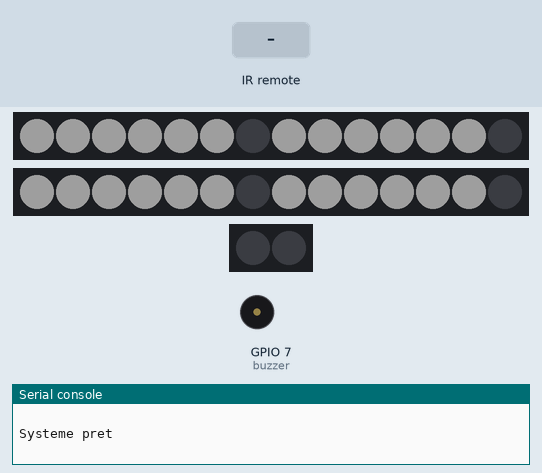
This program was run on a simulated ESP32 board running MicroPython. On the bench: 2 × 14 RGB LEDs in strip order, left to right, 2 RGB LEDs in strip order, left to right, buzzer (waves = sounding, pin HIGH), the last lines printed to the serial console. The inputs (shaded band) are chosen by the test bench. Dim RGB values are drawn brighter than linear.

Above: at 1.2 s.
1.3 s: infrared code 0x46 received
At 2.3 s:
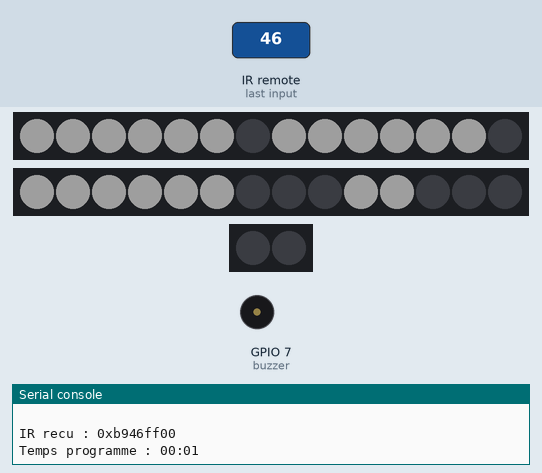
2.8 s: infrared code 0x45 received
At 3.4 s:
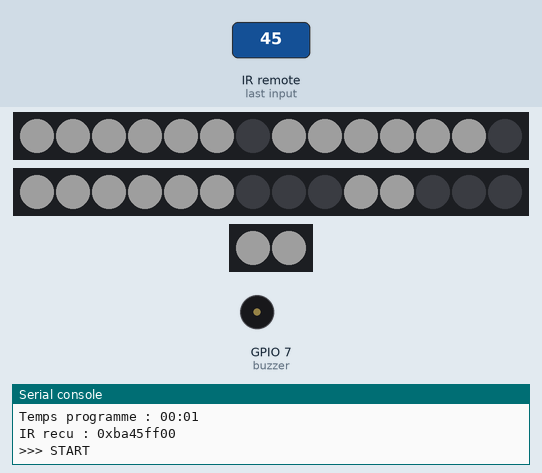
Timing chart, 0 to 13.6 s (numbered marks = the images above; inputs shaded):
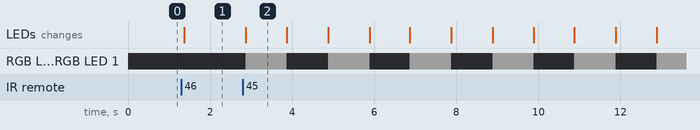

Measured:
- after the input at 1.3 s, the LEDs: change after 0.07 s (image 1)
- after the input at 2.8 s, RGB LED 0, RGB LED 1: alternates RGB(30, 30, 30) for 1.0 s and off for 1.0 s, starting after 0.07 s
- what the display in image 2 shows lasts 1.0 s, from 2.9 s to 3.9 s

The program:

TestEns3main.py
```python
from machine import Pin, time_pulse_us
import neopixel
import time


# ============================================================
#              CONFIGURATION DES LEDS
# ============================================================

# ------------------------------------------------------------
# 2 PREMIERS DIGITS = HEURES
# GPIO4
# ------------------------------------------------------------

PIN_HEURE = 4
NB_HEURE = 14

led_heure = neopixel.NeoPixel(
    Pin(PIN_HEURE),
    NB_HEURE
)


# ------------------------------------------------------------
# 2 DERNIERS DIGITS = MINUTES
# GPIO2
# ------------------------------------------------------------

PIN_MINUTE = 2
NB_MINUTE = 14

led_minute = neopixel.NeoPixel(
    Pin(PIN_MINUTE),
    NB_MINUTE
)


# ------------------------------------------------------------
# DOUBLE POINT
# GPIO3
# ------------------------------------------------------------

PIN_POINTS = 3
NB_POINTS = 2

led_points = neopixel.NeoPixel(
    Pin(PIN_POINTS),
    NB_POINTS
)


# ------------------------------------------------------------
# RECEPTEUR IR
# GPIO5
# ------------------------------------------------------------

PIN_IR = 5
ir = Pin(PIN_IR, Pin.IN)


# ------------------------------------------------------------
# BUZZER
# GPIO7
# ------------------------------------------------------------

PIN_BUZZER = 7

buzzer = Pin(
    PIN_BUZZER,
    Pin.OUT
)

buzzer.value(0)


# ============================================================
#              CODES TELECOMMANDE IR
# ============================================================

CODE_PLUS  = 0xB946FF00
CODE_MOINS = 0xEA15FF00
CODE_START = 0xBA45FF00
CODE_PAUSE = 0xBF40FF00
CODE_RESET = 0xB847FF00


# ============================================================
#                     COULEURS
# ============================================================

COULEUR_HEURE = (30, 30, 30)
COULEUR_MINUTE = (30, 30, 30)
COULEUR_POINTS = (30, 30, 30)

ETEINT = (0, 0, 0)


# ============================================================
#                  TABLE DES SEGMENTS
# ============================================================

# Ordre physique utilisé dans ton code :
#
# 0 = segment A
# 1 = segment B
# 2 = segment C
# 3 = segment D
# 4 = segment E
# 5 = segment F
# 6 = segment G

SEGMENTS = {

    0: [1, 1, 1, 1, 1, 1, 0],

    1: [0, 0, 1, 1, 0, 0, 0],

    2: [0, 1, 1, 0, 1, 1, 1],

    3: [0, 1, 1, 1, 1, 0, 1],

    4: [1, 0, 1, 1, 0, 0, 1],

    5: [1, 1, 0, 1, 1, 0, 1],

    6: [1, 1, 0, 1, 1, 1, 1],

    7: [0, 1, 1, 1, 0, 0, 0],

    8: [1, 1, 1, 1, 1, 1, 1],

    9: [1, 1, 1, 1, 1, 0, 1]
}


# ============================================================
#                 AFFICHER UN CHIFFRE
# ============================================================

def afficher_chiffre(bandeau, chiffre, position, couleur):

    schema = SEGMENTS[chiffre]

    if position == 0:
        debut = 0
    else:
        debut = 7

    for segment in range(7):

        if schema[segment] == 1:
            bandeau[debut + segment] = couleur
        else:
            bandeau[debut + segment] = ETEINT


# ============================================================
#                 AFFICHER LES HEURES
# ============================================================

def afficher_heures(heures):

    if heures < 0:
        heures = 0

    if heures > 99:
        heures = 99

    dizaine = heures // 10
    unite = heures % 10

    afficher_chiffre(
        led_heure,
        dizaine,
        0,
        COULEUR_HEURE
    )

    afficher_chiffre(
        led_heure,
        unite,
        1,
        COULEUR_HEURE
    )

    led_heure.write()


# ============================================================
#                 AFFICHER LES MINUTES
# ============================================================

def afficher_minutes(minutes):

    if minutes < 0:
        minutes = 0

    if minutes > 59:
        minutes = 59

    dizaine = minutes // 10
    unite = minutes % 10

    afficher_chiffre(
        led_minute,
        dizaine,
        0,
        COULEUR_MINUTE
    )

    afficher_chiffre(
        led_minute,
        unite,
        1,
        COULEUR_MINUTE
    )

    led_minute.write()


# ============================================================
#                AFFICHAGE COMPLET HH:MM
# ============================================================

def afficher_temps(heures, minutes):

    afficher_heures(heures)
    afficher_minutes(minutes)


# ============================================================
#                  DOUBLE POINT
# ============================================================

def points_on():

    led_points[0] = COULEUR_POINTS
    led_points[1] = COULEUR_POINTS

    led_points.write()


def points_off():

    led_points[0] = ETEINT
    led_points[1] = ETEINT

    led_points.write()


# ============================================================
#                       BUZZER
# ============================================================

def bip():

    # 5 bips

    for i in range(5):

        buzzer.value(1)
        time.sleep_ms(250)

        buzzer.value(0)
        time.sleep_ms(250)


# ============================================================
#                  LECTURE IR NEC
# ============================================================

def lire_ir():

    # --------------------------------------------------------
    # Début de trame NEC
    # --------------------------------------------------------

    t = time_pulse_us(
        ir,
        0,
        15000
    )

    if t < 8500 or t > 10000:
        return None


    # --------------------------------------------------------
    # 4,5 ms HIGH
    # --------------------------------------------------------

    t = time_pulse_us(
        ir,
        1,
        6000
    )

    if t < 3500 or t > 5500:
        return None


    code = 0


    # --------------------------------------------------------
    # Lecture des 32 bits
    # --------------------------------------------------------

    for i in range(32):

        # LOW ~560 us

        t = time_pulse_us(
            ir,
            0,
            2000
        )

        if t < 300 or t > 900:
            return None


        # HIGH

        t = time_pulse_us(
            ir,
            1,
            2500
        )


        # Bit 0

        if 300 < t < 900:

            bit = 0


        # Bit 1

        elif 1200 < t < 2100:

            bit = 1


        else:

            return None


        code |= (bit << i)


    return code


# ============================================================
#                  VARIABLES DU MINUTEUR
# ============================================================

heures = 0
minutes = 0
secondes = 0

en_marche = False

etat_points = False

dernier_decompte = time.ticks_ms()


# ============================================================
#                  INITIALISATION
# ============================================================

afficher_temps(
    heures,
    minutes
)

points_off()

buzzer.value(0)


print()
print("========================================")
print("          MINUTEUR GEANT HH:MM")
print("          XIAO ESP32-S3")
print("========================================")
print()

print("GPIO4 : HEURES - 14 LEDs")
print("GPIO2 : MINUTES - 14 LEDs")
print("GPIO3 : DOUBLE POINT - 2 LEDs")
print("GPIO5 : RECEPTEUR IR")
print("GPIO7 : BUZZER")

print()

print("Format : HH:MM")
print("Plage : 00:00 a 99:59")

print()

print("Télécommande :")
print("PLUS  :", hex(CODE_PLUS))
print("MOINS :", hex(CODE_MOINS))
print("START :", hex(CODE_START))
print("PAUSE :", hex(CODE_PAUSE))
print("RESET :", hex(CODE_RESET))

print()
print("Systeme pret")
print()


# ============================================================
#                  BOUCLE PRINCIPALE
# ============================================================

while True:


    # ========================================================
    # 1. TELECOMMANDE IR
    # ========================================================

    code = lire_ir()


    if code is not None:

        print(
            "IR recu :",
            hex(code)
        )


        # ====================================================
        # PLUS : +1 MINUTE
        # ====================================================

        if code == CODE_PLUS:

            if not en_marche:

                # Conversion du temps total en minutes

                total_minutes = (heures * 60) + minutes

                # Ajouter 1 minute

                if total_minutes < (99 * 60 + 59):

                    total_minutes += 1

                # Recalculer heures et minutes

                heures = total_minutes // 60

                minutes = total_minutes % 60

                secondes = 0

                afficher_temps(
                    heures,
                    minutes
                )

                print(
                    "Temps programme : {:02d}:{:02d}".format(
                        heures,
                        minutes
                    )
                )


        # ====================================================
        # MOINS : -1 MINUTE
        # ====================================================

        elif code == CODE_MOINS:

            if not en_marche:

                # Conversion du temps total en minutes

                total_minutes = (heures * 60) + minutes

                # Retirer 1 minute

                if total_minutes > 0:

                    total_minutes -= 1

                # Recalculer heures et minutes

                heures = total_minutes // 60

                minutes = total_minutes % 60

                secondes = 0

                afficher_temps(
                    heures,
                    minutes
                )

                print(
                    "Temps programme : {:02d}:{:02d}".format(
                        heures,
                        minutes
                    )
                )


        # ====================================================
        # START
        # ====================================================

        elif code == CODE_START:

            if heures > 0 or minutes > 0 or secondes > 0:

                en_marche = True

                dernier_decompte = time.ticks_ms()

                etat_points = True

                points_on()

                print(
                    ">>> START"
                )


        # ====================================================
        # PAUSE
        # ====================================================

        elif code == CODE_PAUSE:

            en_marche = False

            points_off()

            print(
                ">>> PAUSE"
            )


        # ====================================================
        # RESET
        # ====================================================

        elif code == CODE_RESET:

            en_marche = False

            heures = 0
            minutes = 0
            secondes = 0

            afficher_temps(
                0,
                0
            )

            points_off()

            print(
                ">>> RESET"
            )


        # ----------------------------------------------------
        # Eviter une répétition immédiate de la télécommande
        # ----------------------------------------------------

        time.sleep_ms(250)


    # ========================================================
    # 2. DECOMPTE
    # ========================================================

    if en_marche:

        maintenant = time.ticks_ms()


        if time.ticks_diff(
            maintenant,
            dernier_decompte
        ) >= 1000:


            # ------------------------------------------------
            # Préparer la prochaine seconde
            # ------------------------------------------------

            dernier_decompte = time.ticks_add(
                dernier_decompte,
                1000
            )


            # ------------------------------------------------
            # CLIGNOTEMENT DU DOUBLE POINT
            # ------------------------------------------------

            etat_points = not etat_points


            if etat_points:

                points_on()

            else:

                points_off()


            # ------------------------------------------------
            # DECREMENTATION
            # ------------------------------------------------

            if secondes > 0:

                secondes -= 1


            else:

                if minutes > 0:

                    minutes -= 1

                    secondes = 59


                else:

                    if heures > 0:

                        heures -= 1

                        minutes = 59

                        secondes = 59


                    else:

                        # ====================================
                        # FIN DU MINUTEUR
                        # ====================================

                        heures = 0
                        minutes = 0
                        secondes = 0

                        en_marche = False

                        points_off()

                        afficher_temps(
                            0,
                            0
                        )

                        print()
                        print("================================")
                        print("        FIN DU MINUTEUR")
                        print("================================")
                        print()

                        bip()


            # ------------------------------------------------
            # AFFICHAGE DU TEMPS RESTANT
            # ------------------------------------------------

            afficher_temps(
                heures,
                minutes
            )

            print(
                "Temps restant : {:02d}:{:02d}:{:02d}".format(
                    heures,
                    minutes,
                    secondes
                )
            )


    # ========================================================
    # PETITE PAUSE
    # ========================================================

    time.sleep_ms(10)
```
